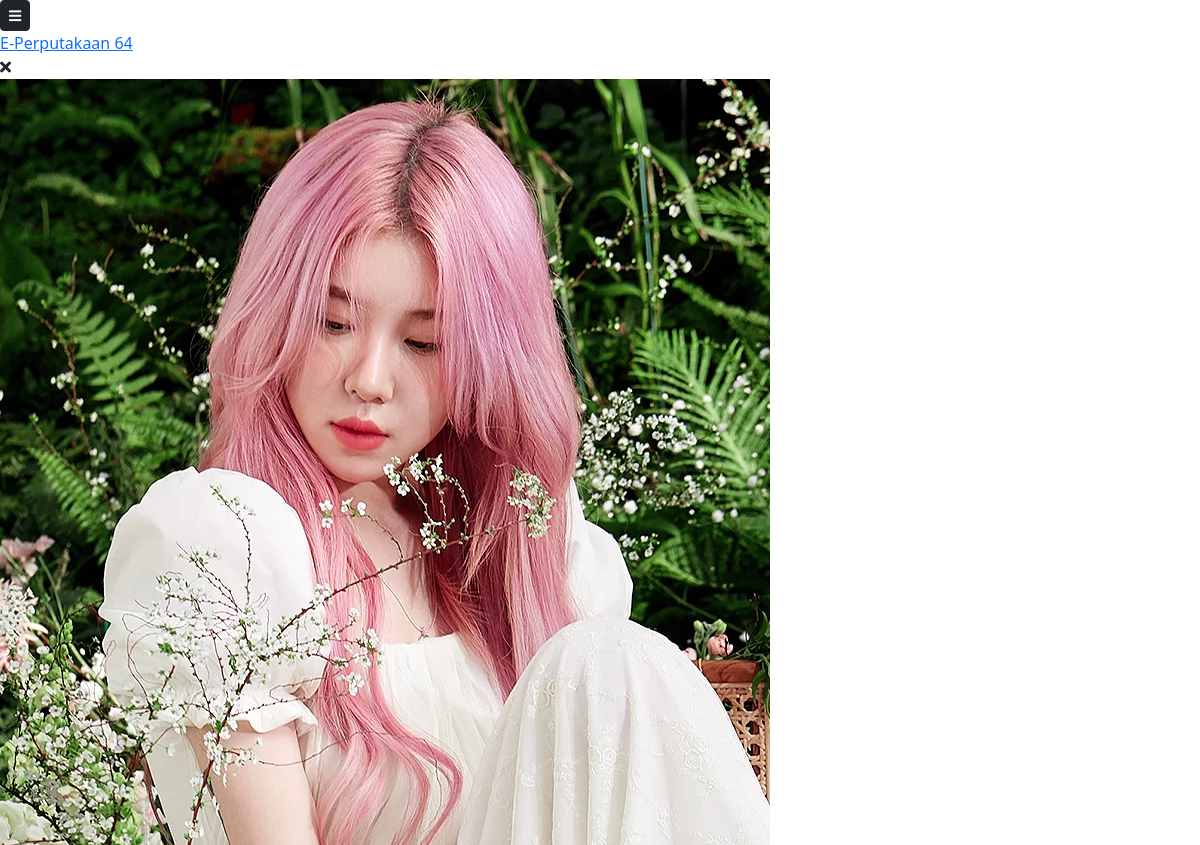
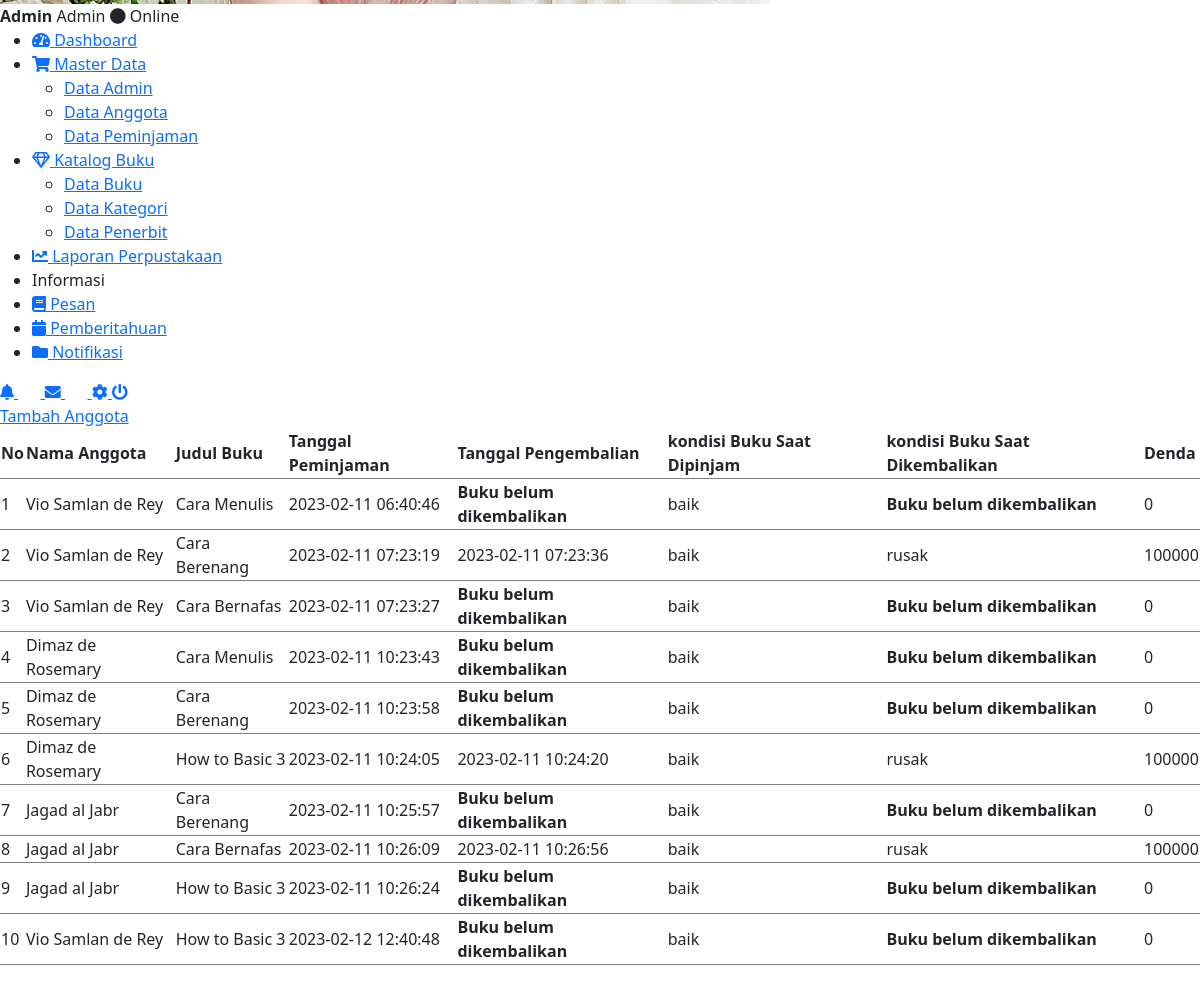
The page /admin/master_data/data_peminjaman/index.php on the database its author committed (2 pictures, top to bottom).
### tables this page shows
CREATE TABLE `user` (
  `id` int(11) NOT NULL,
  `kode` varchar(100) NOT NULL,
  `nis` char(50) DEFAULT NULL,
  `fullname` varchar(50) NOT NULL,
  `username` varchar(100) NOT NULL,
  `password` text NOT NULL,
  `kelas` varchar(50) DEFAULT NULL,
  `alamat` text DEFAULT NULL,
  `verif` enum('verified','unverified') NOT NULL,
  `role` enum('admin','user') NOT NULL,
  `foto` text DEFAULT NULL,
  `join_date` datetime NOT NULL,
  `terakhir_login` datetime NOT NULL
);

CREATE TABLE `peminjaman` (
  `id` int(11) NOT NULL,
  `id_user` int(11) NOT NULL,
  `id_buku` int(11) NOT NULL,
  `tanggal_peminjaman` datetime NOT NULL,
  `tanggal_pengembalian` datetime DEFAULT NULL,
  `kondisi_buku_saat_dipinjam` enum('baik','rusak') NOT NULL,
  `kondisi_buku_saat_dikembalikan` enum('baik','rusak') DEFAULT NULL,
  `denda` decimal(10,0) NOT NULL
);

CREATE TABLE `buku` (
  `id` int(11) NOT NULL,
  `judul` varchar(100) NOT NULL,
  `id_kategori` int(11) NOT NULL,
  `id_penerbit` int(11) NOT NULL,
  `tahun_terbit` year(4) NOT NULL,
  `isbn` char(20) NOT NULL,
  `j_buku_baik` int(100) NOT NULL,
  `j_buku_rusak` int(100) NOT NULL,
  `pengarang` varchar(100) NOT NULL,
  `foto` text DEFAULT NULL
);

### class/Database.php (called while the page is built, shortened)
<?php
class Database{
    private $server = "localhost";
    private $username = "root";
    private $password = "";
    private $database = "db_perpus";
    public function __construct(){
        $this->db = mysqli_connect($this->server, $this->username, $this->password, $this->database);
    }
}
?>

### class/User.php (called while the page is built, shortened)
<?php
include_once("Database.php");
class User extends Database
{
    public function find($id)
    {
        $sql = "SELECT * from user where id='$id'";
        return $this->db->query($sql)->fetch_assoc();
    }
}

### class/Peminjaman.php (called while the page is built, shortened)
<?php
include_once("Database.php");
class Peminjaman extends Database
{
    public function allPinjam()
    {
        $sql = "SELECT user.fullname as nama, buku.judul as judul, peminjaman.tanggal_peminjaman, peminjaman.tanggal_pengembalian, peminjaman.kondisi_buku_saat_dipinjam, peminjaman.kondisi_buku_saat_dikembalikan, peminjaman.denda from peminjaman, user, buku where peminjaman.id_buku = buku.id and peminjaman.id_user = user.id";
        return $this->db->query($sql)->fetch_all(MYSQLI_ASSOC);
    }
}

### admin/master_data/data_peminjaman/index.php (the view, shortened to what this page needs)
<?php
include_once("../../../class/User.php");
include_once("../../../class/Peminjaman.php");
$user = new User;
$data_user = $user->find(1);
$peminjaman = new Peminjaman;
$data_peminjaman = $peminjaman->allPinjam();
?>
<!DOCTYPE html>
<html lang="en">
<head>
    <?php include("../../../partials/t_script_js.php") ?>
</head>
<body>
    <?php include("../../..//partials/sidebar_admin.php") ?>
    <div class="tambah">
        <a href="tambah.php">Tambah Anggota</a>
    </div>
    <div class="table">
        <table id="jquery-tab">
            <thead>
                <tr>
                    <th>No</th>
                    <th>Nama Anggota</th>
                    <th>Judul Buku</th>
                    <th>Tanggal Peminjaman</th>
                    <th>Tanggal Pengembalian</th>
                    <th>kondisi Buku Saat Dipinjam</th>
                    <th>kondisi Buku Saat Dikembalikan</th>
                    <th>Denda</th>
                </tr>
            </thead>
            <tbody>
                <?php foreach ($data_peminjaman as $key => $b) { ?>
                    <tr>
                        <td><?= $key + 1 ?></td>
                        <td><?= $b["nama"] ?></td>
                        <td><?= $b["judul"] ?></td>
                        <td><?= $b["tanggal_peminjaman"] ?></td>
                        <td>
                            <?php if (empty($b["tanggal_pengembalian"])) {
                                echo "<strong>Buku belum dikembalikan</strong>";
                            } ?>
                            <?= $b["tanggal_pengembalian"]; ?>
                        </td>
                        <td><?= $b["kondisi_buku_saat_dipinjam"] ?></td>
                        <td>
                            <?php if (empty($b["kondisi_buku_saat_dikembalikan"])) {
                                echo "<strong>Buku belum dikembalikan</strong>";
                            } else {
                                echo $b["kondisi_buku_saat_dikembalikan"];
                            } ?>
                        </td>
                        <td><?= $b["denda"] ?></td>
                    </tr>
                <?php } ?>
            </tbody>
        </table>
    </div>
</body>
</html>

### partials/sidebar_admin.php (shortened to what this page needs)
<a id="show-sidebar" class="btn btn-sm btn-dark" href="#">
    <i class="fas fa-bars"></i>
</a>
<nav id="sidebar" class="sidebar-wrapper">
    <div class="sidebar-content">
        <div class="sidebar-brand">
            <a href="http://localhost/perpus/admin/index.php">E-Perputakaan 64</a>
            <div id="close-sidebar">
                <i class="fas fa-times"></i>
            </div>
        </div>
        <div class="sidebar-header">
            <div class="user-pic">
                <img class="img-responsive img-rounded" src="<?= $data_user["foto"] ?>" alt="User picture">
            </div>
            <div class="user-info">
                <span class="user-name"><Strong><?= $data_user["fullname"]; ?></Strong></span>
                <span class="user-role text-capitalize"><?= $data_user["role"]; ?></span>
                <span class="user-status">
                    <i class="fa fa-circle"></i>
                    <span>Online</span>
                </span>
            </div>
        </div>
        <div class="sidebar-menu">
            <ul>
                <li class="sidebar">
                    <a href="http://localhost/perpus/admin/index.php">
                        <i class="fa fa-tachometer-alt"></i>
                        <span>Dashboard</span>
                    </a>
                </li>
                <li class="sidebar-dropdown">
                    <a href="#">
                        <i class="fa fa-shopping-cart"></i>
                        <span>Master Data</span>
                    </a>
                    <div class="sidebar-submenu">
                        <ul>
                            <li>
                                <a href="http://localhost/perpus/admin/master_data/data_admin/index.php">Data Admin
                                </a>
                            </li>
                            <li>
                                <a href="http://localhost/perpus/admin/master_data/data_anggota/index.php">Data Anggota</a>
                            </li>
                            <li>
                                <a href="http://localhost/perpus/admin/master_data/data_peminjaman/index.php">Data Peminjaman</a>
                            </li>
                        </ul>
                    </div>
                </li>
                <li class="sidebar-dropdown">
                    <a href="#">
                        <i class="far fa-gem"></i>
                        <span>Katalog Buku</span>
                    </a>
                    <div class="sidebar-submenu">
                        <ul>
                            <li>
                                <a href="http://localhost/perpus/admin/katalog_buku/data_buku/index.php">Data Buku</a>
                            </li>
                            <li>
                                <a href="http://localhost/perpus/admin/katalog_buku/data_kategori/index.php">Data Kategori</a>
                            </li>
                            <li>
                                <a href="http://localhost/perpus/admin/katalog_buku/data_penerbit/index.php">Data Penerbit</a>
                            </li>
                        </ul>
                    </div>
                </li>
                <li class="sidebar">
                    <a href="http://localhost/perpus/admin/laporan_perpus/index.php">
                        <i class="fa fa-chart-line"></i>
                        <span>Laporan Perpustakaan</span>
                    </a>
                </li>
                <li class="header-menu">
                    <span>Informasi</span>
                </li>
                <li>
                    <a href="http://localhost/perpus/admin/pesan.php">
                        <i class="fa fa-book"></i>
                        <span>Pesan</span>
                    </a>
                </li>
                <li>
                    <a href="http://localhost/perpus/admin/pemberitahuan.php">
                        <i class="fa fa-calendar"></i>
                        <span>Pemberitahuan</span>
                    </a>
                </li>
                <li>
                    <a href="http://localhost/perpus/admin/notif.php">
                        <i class="fa fa-folder"></i>
                        <span>Notifikasi</span>
                    </a>
                </li>
            </ul>
        </div>
    </div>
    <div class="sidebar-footer">
        <a href="#">
            <i class="fa fa-bell"></i>
            <span class="badge badge-pill badge-warning notification">3</span>
        </a>
        <a href="#">
            <i class="fa fa-envelope"></i>
            <span class="badge badge-pill badge-success notification">7</span>
        </a>
        <a href="#">
            <i class="fa fa-cog"></i>
        </a>
        <a href="http://localhost/perpus/logout.php">
            <i class="fa fa-power-off"></i>
        </a>
    </div>
</nav>

### rows shown on the page
user: foto (picture), fullname "Admin", role "Admin"
peminjaman: id_user.fullname "Vio Samlan de Rey", id_buku.judul "Cara Menulis", tanggal_peminjaman "2023-02-11 06:40:46", shows "Buku belum dikembalikan", kondisi_buku_saat_dipinjam "baik", denda "0"
peminjaman: id_user.fullname "Vio Samlan de Rey", id_buku.judul "Cara Berenang", tanggal_peminjaman "2023-02-11 07:23:19", tanggal_pengembalian "2023-02-11 07:23:36", kondisi_buku_saat_dipinjam "baik", kondisi_buku_saat_dikembalikan "rusak", denda "100000"
peminjaman: id_user.fullname "Vio Samlan de Rey", id_buku.judul "Cara Bernafas", tanggal_peminjaman "2023-02-11 07:23:27", shows "Buku belum dikembalikan", kondisi_buku_saat_dipinjam "baik", denda "0"
peminjaman: id_user.fullname "Dimaz de Rosemary", id_buku.judul "Cara Menulis", tanggal_peminjaman "2023-02-11 10:23:43", shows "Buku belum dikembalikan", kondisi_buku_saat_dipinjam "baik", denda "0"
peminjaman: id_user.fullname "Dimaz de Rosemary", id_buku.judul "Cara Berenang", tanggal_peminjaman "2023-02-11 10:23:58", shows "Buku belum dikembalikan", kondisi_buku_saat_dipinjam "baik", denda "0"
peminjaman: id_user.fullname "Dimaz de Rosemary", id_buku.judul "How to Basic 3", tanggal_peminjaman "2023-02-11 10:24:05", tanggal_pengembalian "2023-02-11 10:24:20", kondisi_buku_saat_dipinjam "baik", kondisi_buku_saat_dikembalikan "rusak", denda "100000"
peminjaman: id_user.fullname "Jagad al Jabr", id_buku.judul "Cara Berenang", tanggal_peminjaman "2023-02-11 10:25:57", shows "Buku belum dikembalikan", kondisi_buku_saat_dipinjam "baik", denda "0"
peminjaman: id_user.fullname "Jagad al Jabr", id_buku.judul "Cara Bernafas", tanggal_peminjaman "2023-02-11 10:26:09", tanggal_pengembalian "2023-02-11 10:26:56", kondisi_buku_saat_dipinjam "baik", kondisi_buku_saat_dikembalikan "rusak", denda "100000"
peminjaman: id_user.fullname "Jagad al Jabr", id_buku.judul "How to Basic 3", tanggal_peminjaman "2023-02-11 10:26:24", shows "Buku belum dikembalikan", kondisi_buku_saat_dipinjam "baik", denda "0"
peminjaman: id_user.fullname "Vio Samlan de Rey", id_buku.judul "How to Basic 3", tanggal_peminjaman "2023-02-12 12:40:48", shows "Buku belum dikembalikan", kondisi_buku_saat_dipinjam "baik", denda "0"
